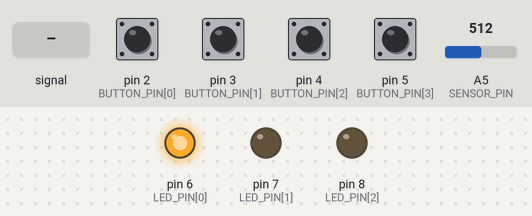
A sketch run on a simulated Arduino Uno, built with avr-gcc and run on an emulated ATmega328P. On the bench: output pins drawn as LEDs (lit = HIGH). The inputs (shaded band) are chosen by the test bench; at power-on: pin 2 (BUTTON_PIN[0]), pin 3 (BUTTON_PIN[1]), pin 4 (BUTTON_PIN[2]), pin 5 (BUTTON_PIN[3]) HIGH, A5 (SENSOR_PIN) = 512. What the sketch prints to the serial monitor is not drawn.

Above: at 1.2 s.
1.3 s: A5 (SENSOR_PIN) fed a 200 Hz sine of ±81 counts around its level
At 1.9 s:
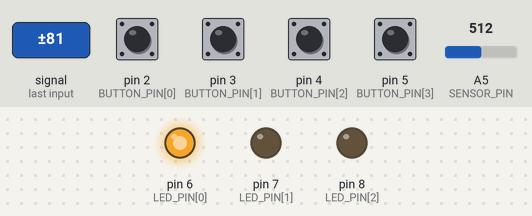
2.8 s: A5 (SENSOR_PIN) set to 838
At 4.0 s:
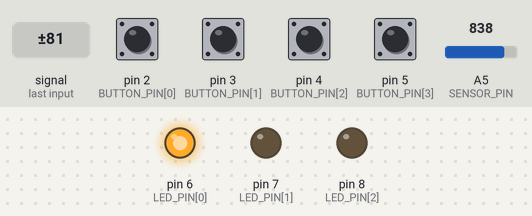
4.3 s: A5 (SENSOR_PIN) set to 867
At 5.5 s:
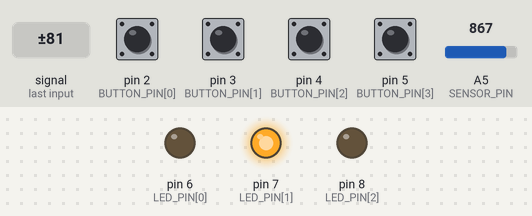
5.8 s: A5 (SENSOR_PIN) fed a 200 Hz sine of ±81 counts around its level
At 6.5 s:
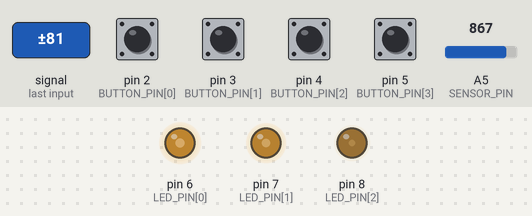
7.3 s: A5 (SENSOR_PIN) set to 900
At 7.6 s:
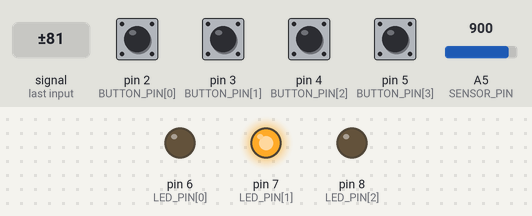
Timing chart, 0 to 10.3 s (numbered marks = the images above; inputs shaded):
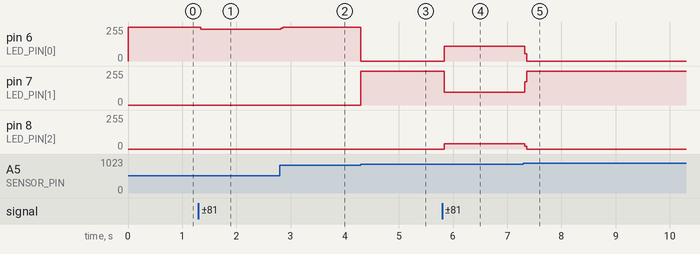

Measured:
- the behaviour switches between 853 and 854 on A5 (SENSOR_PIN) (found by bisection; images 2 and 3)
- after the input at 1.3 s, pin 6 (LED_PIN[0]): 255/255 → 238/255 at once
- after the input at 2.8 s, pin 6 (LED_PIN[0]): 238/255 → 255/255 at once
- after the input at 4.3 s, pin 6 (LED_PIN[0]): 255/255 → 0/255 at once; pin 7 (LED_PIN[1]): 0/255 → 255/255 at once
- after the input at 5.8 s, pin 6 (LED_PIN[0]): 0/255 → 112/255 at once; pin 7 (LED_PIN[1]): 255/255 → 97/255 at once; pin 8 (LED_PIN[2]): 0/255 → 39/255 at once
- after the input at 7.3 s, pin 6 (LED_PIN[0]): 112/255 → 0/255 at once; pin 7 (LED_PIN[1]): 97/255 → 255/255 at once; pin 8 (LED_PIN[2]): 39/255 → 0/255 at once

The sketch:

car_sender_atmega328p_side.ino
```cpp
const byte BUTTON_PIN[] = {2, 3, 4, 5};
const byte LED_PIN[] = {6, 7, 8};
const int SENSOR_PIN = A5;
const int MIN_SENSOR = 769;
const int MAX_SENSOR = 1023;
const int RANGE_SENSOR = MAX_SENSOR - MIN_SENSOR;
byte msg;
void setup() {
  Serial.begin(115200);
  for (byte i = 0; i < sizeof(BUTTON_PIN); i++)
    pinMode(BUTTON_PIN[i], INPUT_PULLUP);
  for (byte i = 0; i < sizeof(LED_PIN); i++)
    pinMode(LED_PIN[i], OUTPUT);

}

void loop() {
  static int oldSensorValue = 0;
  msg = 0;
  for (byte i = 0; i < sizeof(BUTTON_PIN); i++)
    msg |= (1 && !digitalRead(BUTTON_PIN[i])) << i;
  Serial.write(msg);

  int value = analogRead(SENSOR_PIN);
  if (abs(value - oldSensorValue) > 2) {
    oldSensorValue = value;
    value -= MIN_SENSOR;
    msg = 1 << 7;
    //tắt hết đèn
    for (int i = 0; i < sizeof(LED_PIN); i++)
      digitalWrite(LED_PIN[i], LOW);
    for (int i = 0; i < sizeof(LED_PIN); i++) {
      if (value <= (i + 1) * RANGE_SENSOR / 3) {
        digitalWrite(LED_PIN[i], HIGH);
        msg |= 1 << i;
        Serial.write(msg);
        break;
      }
    }
  }
}
```
